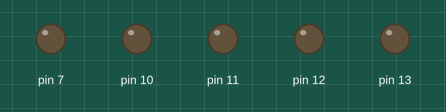
A sketch run on a simulated Arduino Uno, built with avr-gcc and run on an emulated ATmega328P. Shown: output pins drawn as LEDs (lit = HIGH).

Above: at 0.17 s.
At 0.87 s:
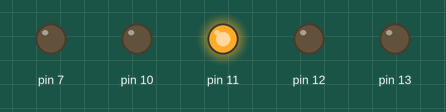
At 1.92 s:
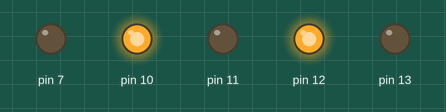
At 3.67 s:
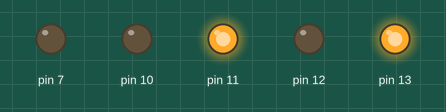
At 5.42 s:
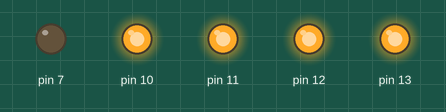
At 7.52 s:
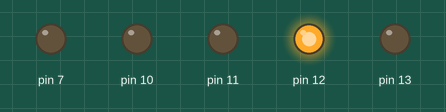
Timing chart, 0 to 7.8 s (numbered marks = the images above):
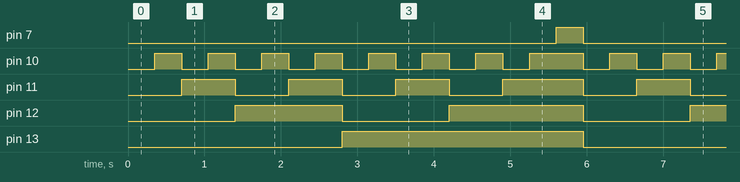

The sketch:

BT7.ino
```cpp
void setup() {
   pinMode(13,OUTPUT);
   pinMode(12,OUTPUT);
   pinMode(11,OUTPUT);
   pinMode(10,OUTPUT);
   pinMode(7,OUTPUT);

}

void loop() {
    digitalWrite(7,LOW);
  int a, b, c, d;
  for (a = 0; a < 2;a++)
  {
    for(b = 0; b < 2;b++)
    {
      for(c = 0; c < 2;c++)
      {
        for (d = 0; d <2; d++)
        {
          digitalWrite(10,d);
          digitalWrite(11,c);
          digitalWrite(12,b);
          digitalWrite(13,a);
          delay(350);
          }
        }
     }
    }
    digitalWrite(7,HIGH);
    delay(350);
}
```

Measured:
- by itself, pin 7: alternates HIGH for 0.35 s and LOW for 5.6 s
- by itself, pin 10: repeats every 6.0 s: 6 × (LOW 0.35 s, HIGH 0.35 s), LOW 0.35 s, HIGH 0.70 s, LOW 0.35 s, HIGH 0.35 s
- by itself, pin 11: repeats every 6.0 s: 2 × (LOW 0.70 s, HIGH 0.70 s), LOW 0.70 s, HIGH 1.1 s, LOW 0.70 s, HIGH 0.70 s
- by itself, pin 12: repeats every 6.0 s: LOW 1.4 s, HIGH 1.8 s, LOW 1.4 s, HIGH 1.4 s
- by itself, pin 13: alternates HIGH for 3.2 s and LOW for 2.8 s
